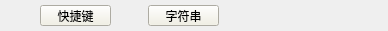
<?xml version="1.0" encoding="UTF-8"?>
<ui version="4.0">
 <class>WgSelect</class>
 <widget class="QWidget" name="WgSelect">
  <property name="geometry">
   <rect>
    <x>0</x>
    <y>0</y>
    <width>388</width>
    <height>31</height>
   </rect>
  </property>
  <property name="windowTitle">
   <string>Form</string>
  </property>
  <property name="styleSheet">
   <string notr="true">color: rgb(0, 0, 0);</string>
  </property>
  <widget class="QWidget" name="widget" native="true">
   <property name="geometry">
    <rect>
     <x>0</x>
     <y>0</y>
     <width>388</width>
     <height>31</height>
    </rect>
   </property>
   <widget class="QPushButton" name="pb_shortcutKey">
    <property name="geometry">
     <rect>
      <x>40</x>
      <y>5</y>
      <width>71</width>
      <height>21</height>
     </rect>
    </property>
    <property name="focusPolicy">
     <enum>Qt::StrongFocus</enum>
    </property>
    <property name="styleSheet">
     <string notr="true">QPushButton{background-color: #f2f0e3;}</string>
    </property>
    <property name="text">
     <string>快捷键</string>
    </property>
   </widget>
   <widget class="QPushButton" name="pb_string">
    <property name="geometry">
     <rect>
      <x>148</x>
      <y>5</y>
      <width>71</width>
      <height>21</height>
     </rect>
    </property>
    <property name="focusPolicy">
     <enum>Qt::StrongFocus</enum>
    </property>
    <property name="styleSheet">
     <string notr="true">QPushButton{background-color: #f2f0e3;}</string>
    </property>
    <property name="text">
     <string>字符串</string>
    </property>
   </widget>
  </widget>
 </widget>
 <resources/>
 <connections/>
</ui>
